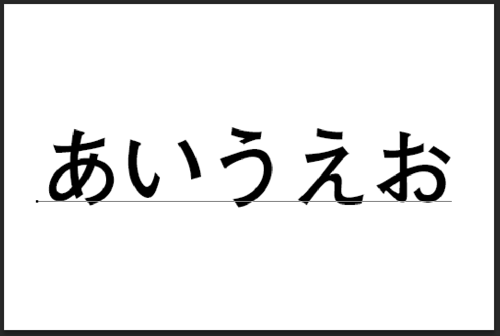
#> input picture src/database/text-tool03.png, 500 x 336 px
$ python ocr.py --image database/text-tool03.png
#> lines starting #> are read from the running program, lines starting #| are printed output that depends on the picture; after the words box and inside, x2 and y2 are one past the last pixel; in counts of white or black regions, pixels touching at a corner belong together
from PIL import Image
import pytesseract
import argparse
import os
import cv2

def main():
    pytesseract.pytesseract.tesseract_cmd = 'C:/Program Files (x86)/Tesseract-OCR/tesseract'

    ap = argparse.ArgumentParser()
    ap.add_argument("-i", "--image", required=True,
                    help="path to input image to be OCR'd")
    ap.add_argument("-p", "--preprocess", type=str, default="thresh",
                    help="type of preprocessing to be done")
    args = vars(ap.parse_args())

    # load the example image and convert it to grayscale
    image = cv2.imread(args["image"])
#> image is the input picture: shape (336, 500, 3); min 0, max 255, mean 232.8
    gray = cv2.cvtColor(image, cv2.COLOR_BGR2GRAY)

    # check to see if we should apply thresholding to preprocess the
    # image
    if args["preprocess"]=="thresh":
        gray = cv2.threshold(gray, 0, 255,
                             cv2.THRESH_BINARY | cv2.THRESH_OTSU)[1]
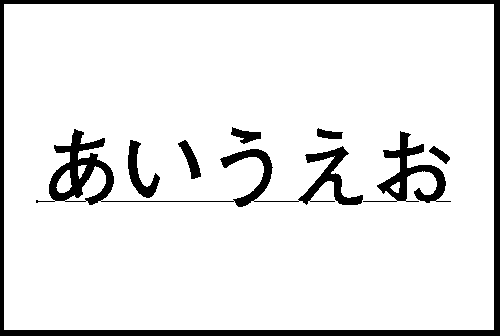
#> gray: shape (336, 500); 90.4% white; 8 black regions, largest, box (x1, y1, x2, y2) and area: (0, 0, 500, 336) 8260, (36, 129, 363, 207) 4421, (363, 131, 451, 203) 1728
    # make a check to see if median blurring should be done to remove
    # noise
    elif args["preprocess"]=="blur":
        gray = cv2.medianBlur(gray, 3)

    # write the grayscale image to disk as a temporary file so we can
    # apply OCR to it
    filename = "{}.png".format(os.getpid())
    cv2.imwrite(filename, gray)

#> (the run stopped early here; a loop or call above may not have finished)
